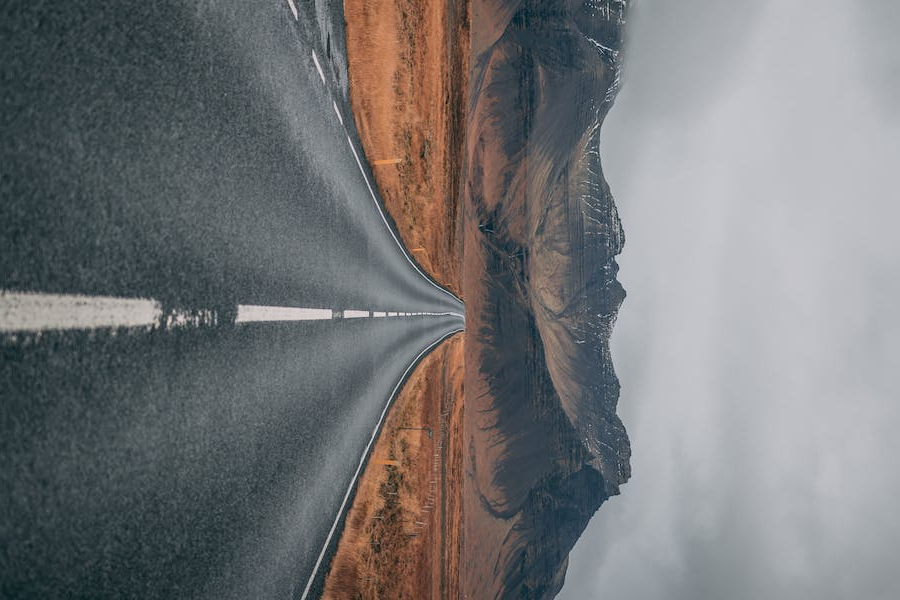
#> input picture img1.jpeg, 900 x 600 px
$ jupyter execute --allow-errors day9.ipynb
#> lines starting #> are read from the running program, lines starting #| are printed output that depends on the picture; after the words box and inside, x2 and y2 are one past the last pixel; in counts of white or black regions, pixels touching at a corner belong together
[cell 1]
import cv2
import numpy as np
import matplotlib.pyplot as plt
import skimage as ski

[cell 2]
img=cv2.imread('img1.jpeg')
#> img is the input picture: shape (600, 900, 3); mean B, G, R 118.3, 116.9, 116.1
img.shape
#> Out = (600, 900, 3)

[cell 3]
# Image type converstion
# Geometric transformation
# Image Arithmetic / Brightness. contrast Adujestments
     # addition
     # subtration
    # multiplication
    # Divison
    # Brightness & Contrast Adujustment

# Morpholog
#

[cell 4]
plt.imshow(img[:,:,::-1])

[cell 5]
img_gray=cv2.cvtColor(img,cv2.COLOR_BGR2GRAY)
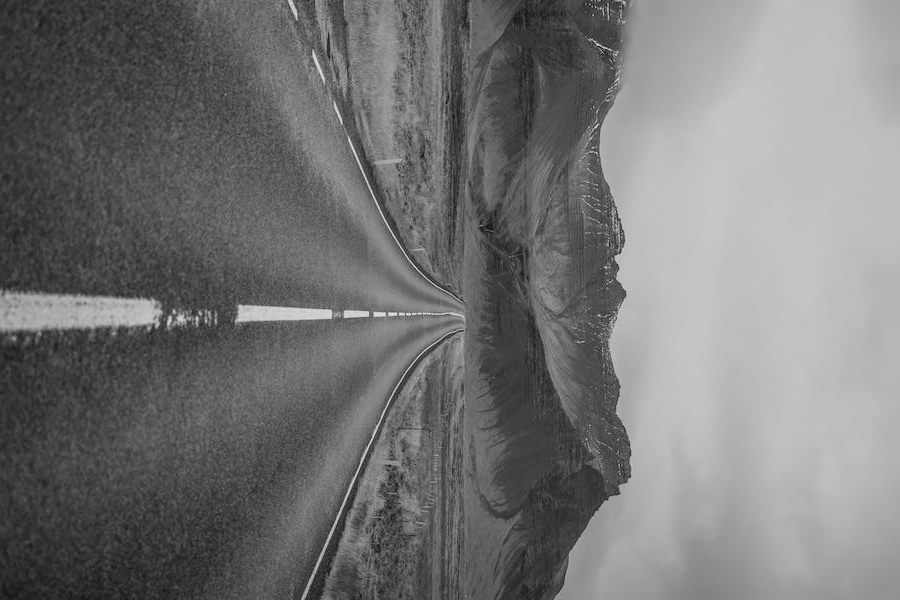
#> img_gray: shape (600, 900); min 1, max 245, mean 116.8
img_gray.shape
plt.imshow(img_gray,cmap='gray')

[cell 6]
th ,img_bin=cv2.threshold(img_gray, 70,255, cv2.THRESH_BINARY)
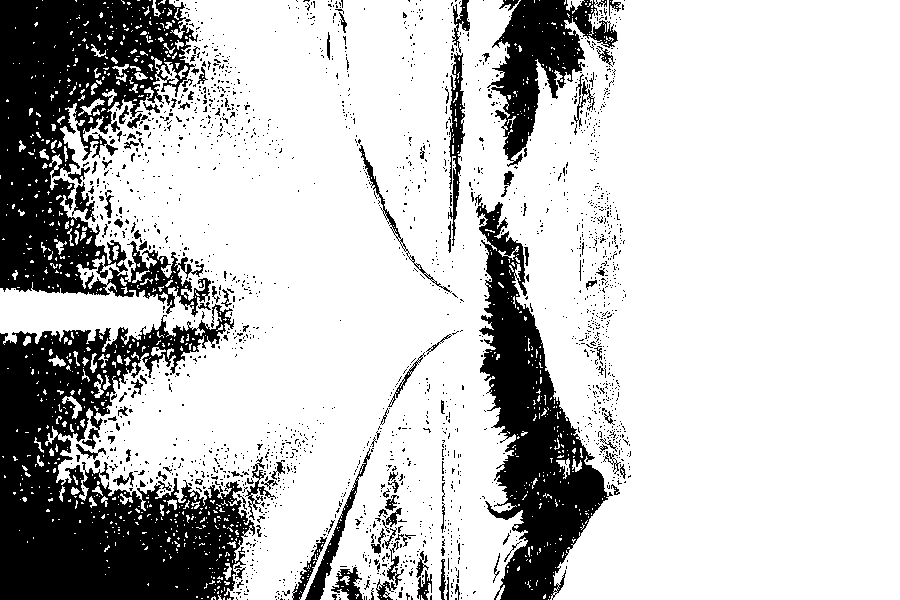
#> img_bin: shape (600, 900); 77.2% white; 2054 black regions (1920 under 20 px), largest, box (x1, y1, x2, y2) and area: (0, 304, 255, 600) 41081, (0, 0, 211, 317) 34127, (476, 202, 613, 600) 21430
img_bin.shape
#> Out = (600, 900)

[cell 7]
plt.imshow(img_bin, cmap='gray')

[cell 8]
# croping
plt.imshow(img_bin[100:200,200:400])  #,cmap='gray'
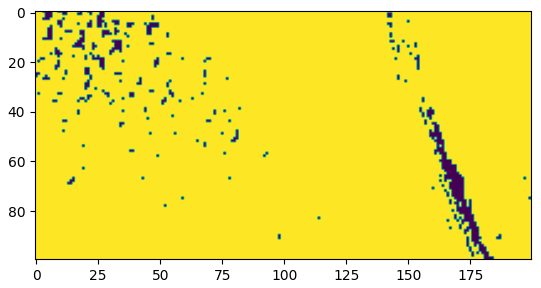
#> figure drawn by matplotlib, 1 panel

[cell 9]
x,y,w,h=(50,150,80,140)
plt.imshow(img[y:y+h, x:x+w, ::-1])


x1,y1,x2,y2=(50,150,270,210)
plt.imshow(img[y1:y2, x1:x2, ::-1])
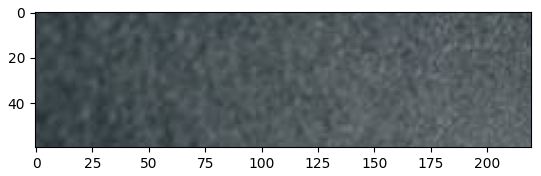
#> figure drawn by matplotlib, 1 panel

[cell 10]
# Scaling
img_large=cv2.resize(img,(1500,1500), interpolation=cv2.INTER_CUBIC)
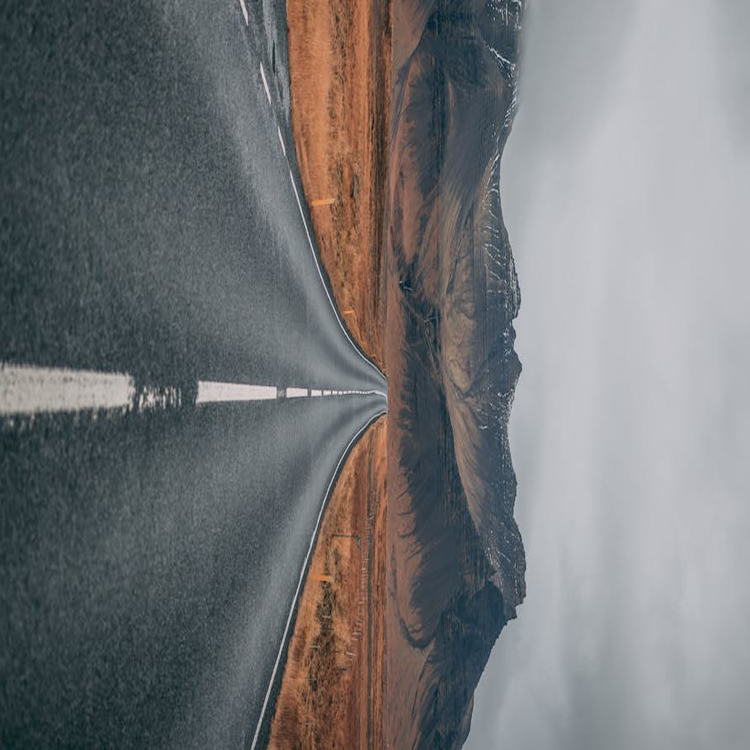
#> img_large: shape (1500, 1500, 3) (shown at 1/2 size); mean B, G, R 118.3, 116.9, 116.1
img_large.shape
#> Out = (1500, 1500, 3)

[cell 11]
plt.imshow(img_large[:,:,::-1])

[cell 12]
img_large=cv2.resize(img,(1500,1500), interpolation=cv2.INTER_CUBIC)
img_large.shape

img_small=cv2.resize(img,(0,0), fx=0.25, fy=0.25, interpolation=cv2.INTER_CUBIC)
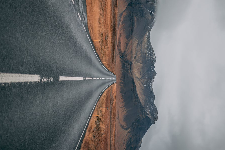
#> img_small: shape (150, 225, 3); mean B, G, R 118.3, 116.9, 116.1
img_small.shape
#> Out = (150, 225, 3)

[cell 13]
img_90=cv2.rotate(img, cv2.ROTATE_90_CLOCKWISE)
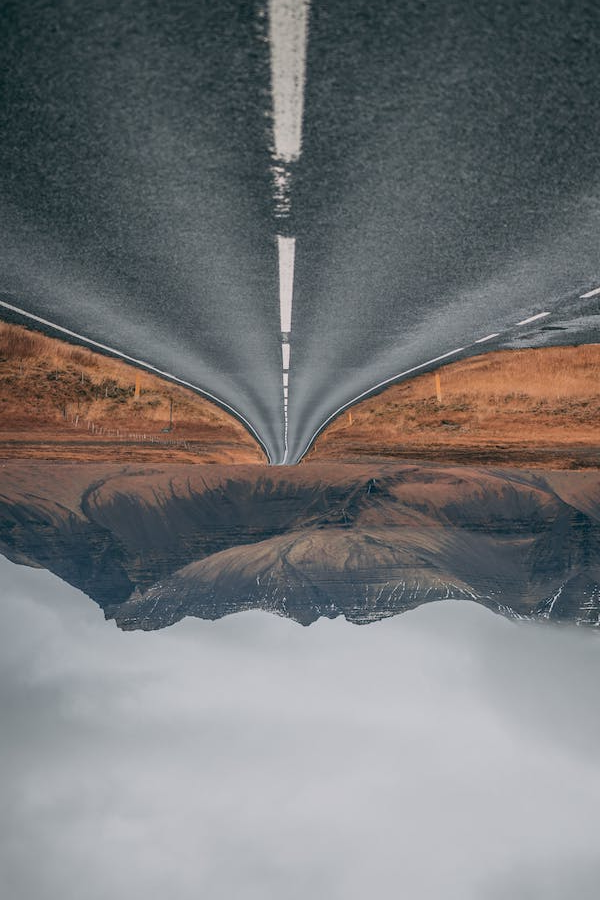
#> img_90: shape (900, 600, 3); mean B, G, R 118.3, 116.9, 116.1
plt.imshow(img_90)

[cell 14]
img_x=ski.transform.rotate(img, -30)
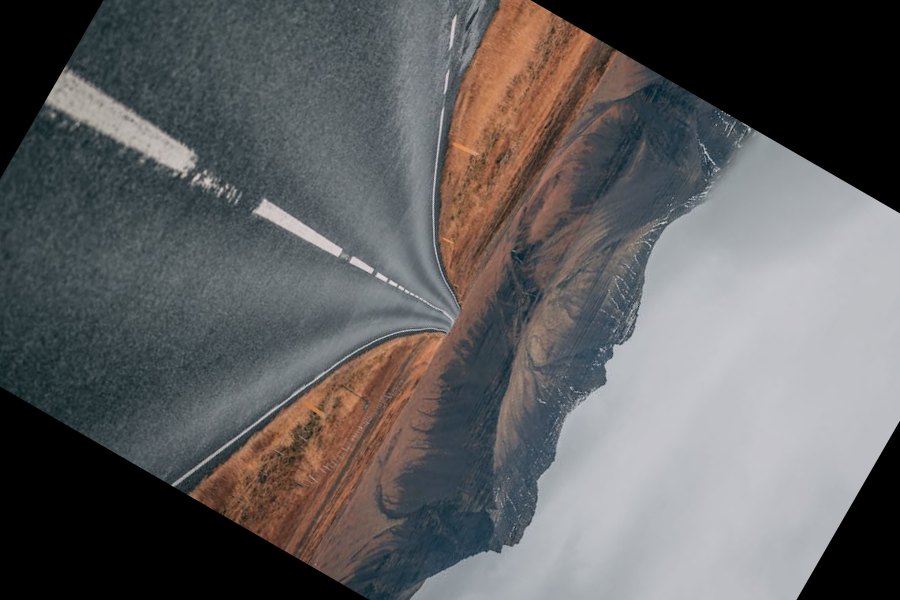
#> img_x: shape (600, 900, 3) float64; mean B, G, R 0.377, 0.374, 0.376
plt.imshow(img_x[:,:,::-1])

[cell 15]
# Arithmetic
plt.subplot(1,3,1)
plt.title('Original')
plt.imshow(img[:,:,::-1]); plt.axis('off')
plt.subplot(1,3,2)
plt.title('Beightest')
plt.imshow(img[:,:,::-1]+20); plt.axis('off')
plt.subplot(1,3,3)
plt.title('Drakened')
plt.imshow(img[:,:,::-1]-20); plt.axis('off')
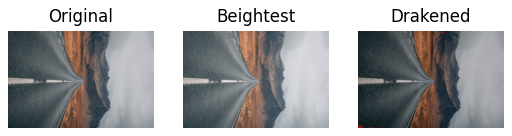
#> figure drawn by matplotlib, 3 panels

[cell 16]
plt.subplot(1,2,1)
plt.imshow(img[:,:,::-1])
plt.subplot(1,2,2)
img_blur=cv2.medianBlur(img,5)
plt.imshow(img_blur[:,:,::-1])
plt.show()
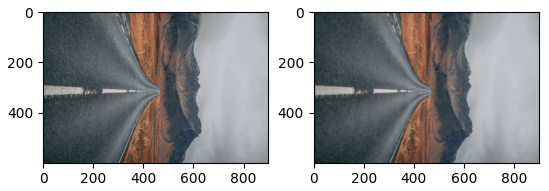
#> figure drawn by matplotlib, 2 panels


plt.subplot(1,2,1)
plt.imshow(img[:,:,::-1])
plt.subplot(1,2,2)
img_kernel=np.array([[0,-1,0],[-1,5,-1],[0,-1,0]])

#> (the rest of this cell did not finish here and is left out)

$ run again, with cat3.jpeg copied over img1.jpeg
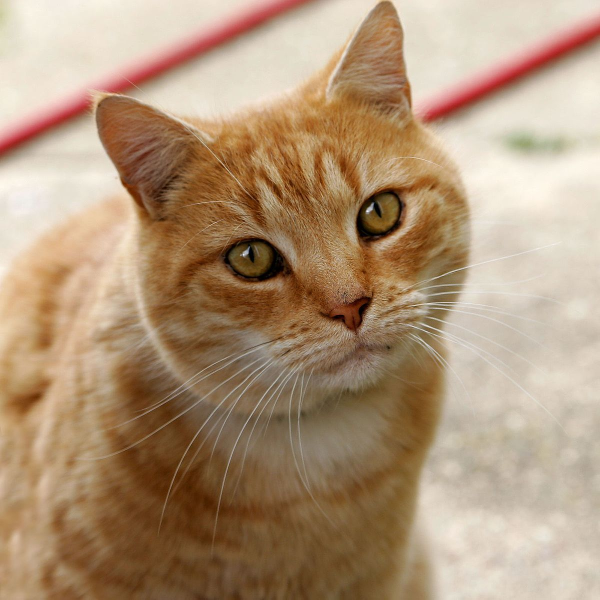
#> input picture cat3.jpeg, 1200 x 1199 px (shown at 1/2 size)
#> img is the input picture: shape (1199, 1200, 3); mean B, G, R 120.7, 148.8, 175.9
#> `th ,img_bin=cv2.threshold(img_gray, 70,255, cv2.THRESH_BINARY)`:
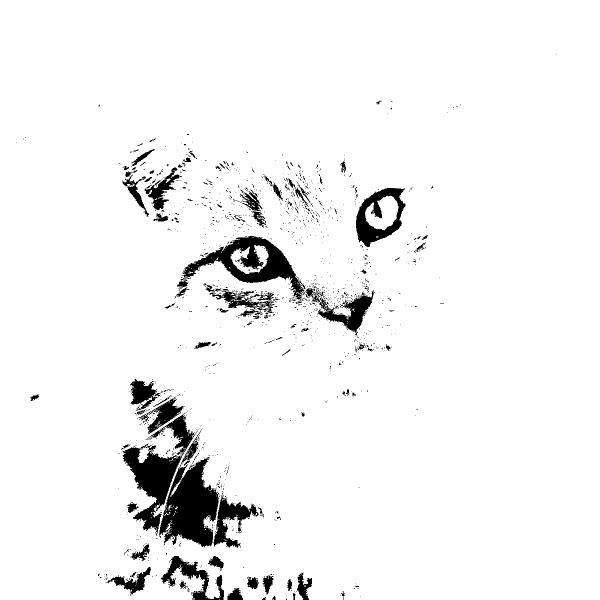
#> img_bin: shape (1199, 1200) (shown at 1/2 size); 94.9% white; 1299 black regions (1198 under 20 px), largest, box (x1, y1, x2, y2) and area: (318, 861, 439, 1095) 13196, (245, 826, 394, 1067) 10592, (365, 472, 619, 602) 9868
#> `plt.show()`:
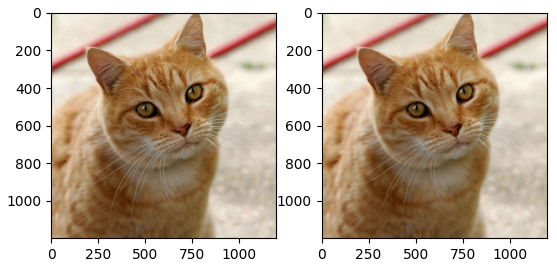
#> figure drawn by matplotlib, 2 panels

$ run again, with color img.jpeg copied over img1.jpeg
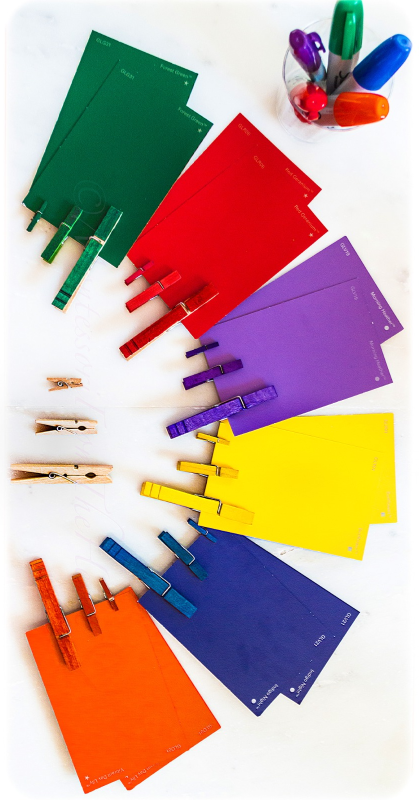
#> input picture color img.jpeg, 837 x 1600 px (shown at 1/2 size)
#> img is the input picture: shape (1600, 837, 3); mean B, G, R 154.8, 164.5, 194.5
#> img_bin: shape (1600, 837); 79.5% white; 1456 black regions (1377 under 20 px), largest, box (x1, y1, x2, y2) and area: (45, 61, 426, 536) 85438, (199, 1036, 720, 1433) 85078, (239, 226, 656, 716) 71907
#> `plt.show()`:
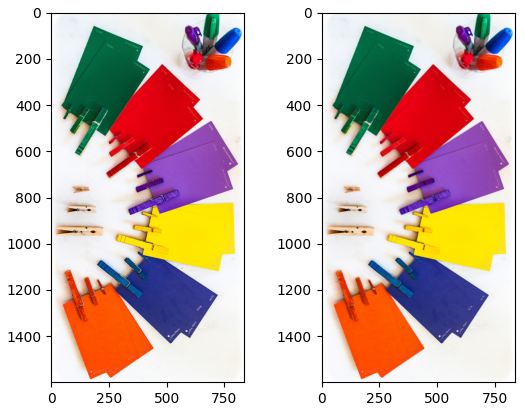
#> figure drawn by matplotlib, 2 panels
